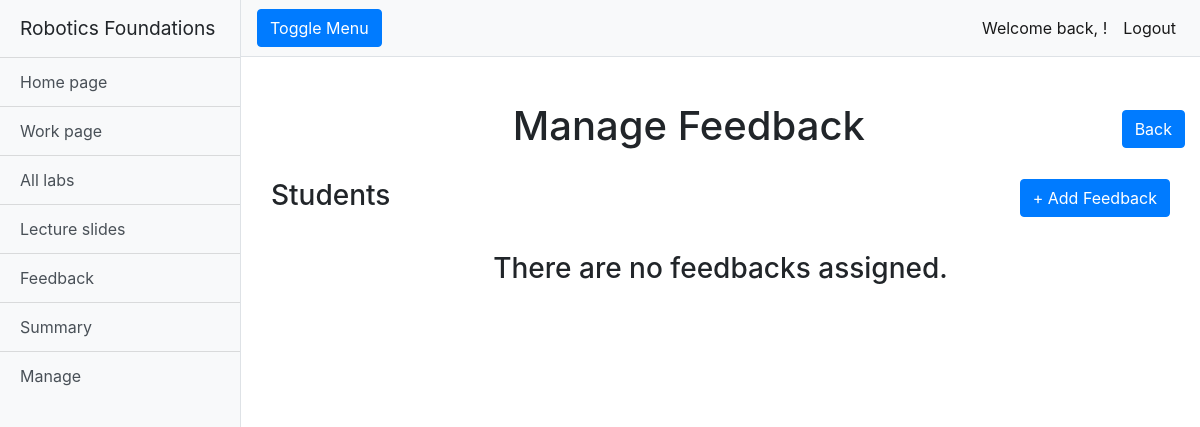
The app's page /rfwa/manage_feedbacks/ (signed in), older data.
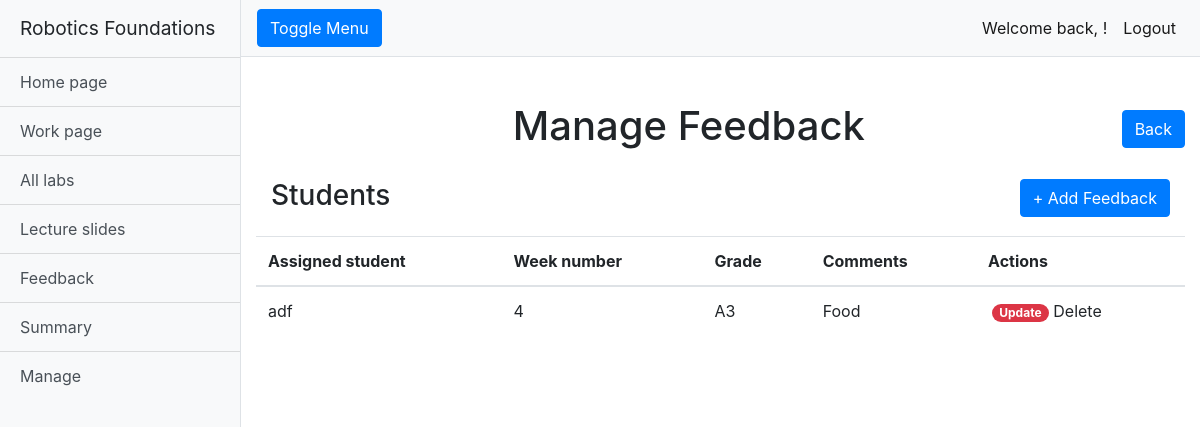
The same page, newer data.
### rfwa/models.py (models this page shows, shortened)
class Feedback(models.Model):
    assignedStudent_username = models.CharField(max_length=128)
    week_number = models.CharField(max_length=128)
    grade = models.TextField(max_length=2048)
    comments = models.TextField(max_length=2048)
    slug = models.SlugField(primary_key=True, blank=True)

### rfwa/views.py (the view)
# urls.py: path("manage_feedbacks/", views.manage_feedbacks, name="manage_feedbacks"),
@login_required
def manage_feedbacks(request):
    if request.user.is_superuser:
        feedbacks = Feedback.objects.all()
    return render(request, "rfwa/manage_feedbacks.html", {'feedbacks': feedbacks})

### templates/rfwa/manage_feedbacks.html (shortened to what this page needs)
{% extends "rfwa/base.html" %}
{% load static %}
{% block extra_head %}
<link href="{% static 'css/manage_page.css' %}" rel="stylesheet">
{% endblock %}
{% block body_block %}
{% if user.is_superuser %}
<div class="container-fluid">
    <div class="row">
        <h1 class="col-12 text-center mt-4">Manage Feedback <a class="rightside" href="/rfwa/manage/"><button
                    type="button" class="btn btn-primary">Back</button></a></h1>
    </div>
    <div class="table-group">
        <div class="title-group">
            <h1 class="col-12 text-left table-header">Students
                <a class="rightside" href="{% url 'add_feedback'%}"><button type="button" class="btn btn-primary">+ Add
                        Feedback</button></a>
            </h1>
        </div>
        <table class="table table-hover">
            {% if feedbacks %}
            <thead>
                <tr>
                    <th scope="col">Assigned student</th>
                    <th scope="col">Week number</th>
                    <th scope="col">Grade</th>
                    <th scope="col">Comments</th>
                    <th scope="col">Actions</th>
                </tr>
            </thead>
            {% for feedback in feedbacks %}
            <tbody>
                <tr>
                    <td>{{feedback.assignedStudent_username}}</td>
                    <td>{{feedback.week_number}}</td>
                    <td>{{feedback.grade}}</td>
                    <td>{{feedback.comments}}</td>
                    <td>
                        <a class="btn-link text-white badge badge-danger badge-pill ml-1"
                            href="{% url  'update_feedback' feedback.slug %}">Update</a>
                            Delete</a>
                    </td>
                </tr>
            </tbody>
            {% endfor %}
            {% else %}
            <h3 class="text-center mt-3">There are no feedbacks assigned.</h3>
            {% endif %}
        </table>
    </div>
</div>
{% endif %}
{% endblock %}

Row changes from the older to the newer data that the page shows:
added Feedback: assignedStudent_username "adf", week_number "4", grade "A3", comments "Food"
Text that changed along with them:
text no longer shown: "There are no feedbacks assigned."
text now shown: "Assigned student Week number Grade Comments Actions"
